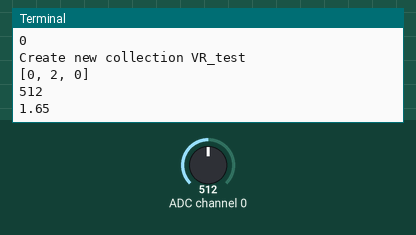
A program run on a simulated Raspberry Pi (BCM pin numbers). On the bench: the last lines printed to the terminal. The test bench sets the inputs (shaded band); at power-on: ADC channel 0 = 512 (analog values on the 0–1023 scale). Databases and web services accept everything at once and return nothing; the clock reads 2024-03-15 10:24:30 at power-on unless the program sets it.

Above: at 1.2 s.
1.3 s: ADC channel 0 set to 490
At 2.6 s:
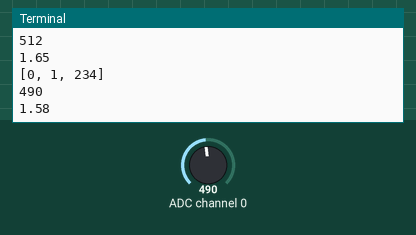
2.8 s: ADC channel 0 set to 510
At 3.8 s:
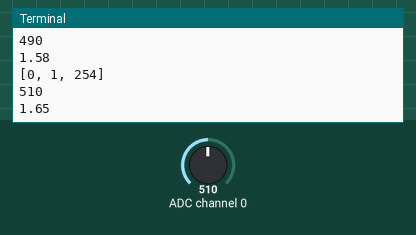
Timing chart, 0 to 5.8 s (numbered marks = the images above; inputs shaded):
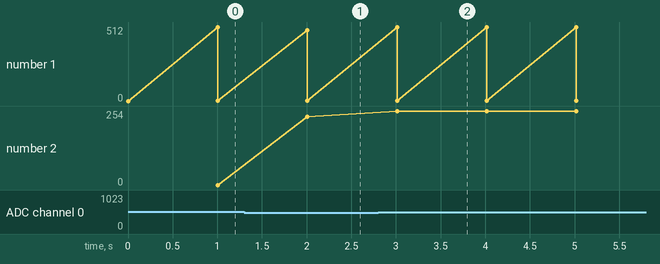

The program:

Lab2_1.py
```python
#import SPI library (for hardware SPI) and MCP3008 library.
import spidev
import os
import pymongo
import random
import time

def check_db_exist():
    if "test_database" in dblist:
        print("test_database exist!")
    else:
        mycol = mydb["Owner"]
        mydict = {"_id": 0, "name": "Sam", "birthday":"20000327"}
        x = mycol.insert_one(mydict)
        print("Crate database called test_database")
        print("New object crate ID:" + str(x.inserted_id))

def check_collection():
    collection_list = mydb.list_collection_names()
    print(collection_list)
    if "VR_test" in collection_list:
        print("Collection VR_test was found!")
    else:
        mydb.create_collection("VR_test", capped=True, size=500000, max=500)
        print("Create new collection VR_test")


myclient = pymongo.MongoClient('mongodb://192.168.0.13:27017/')

mydb = myclient["test_database"]

print("Program Start!")

spi = spidev.SpiDev()
spi.open(0,0)

#read SPI data from MCP3008, Channel must be an integer 0-7
def ReadADC(ch):
    if ((ch > 7) or (ch < 0)):
        return -1
    spi.max_speed_hz = 1350000
    adc = spi.xfer2([1,(8+ch)<<4,0])
    print(adc)
    data = ((adc[1]&3)<<8) + adc[2]
    return data

# Convert data to voltage level
def ReadVolts(data,deci):
    volts = (data * 3.3) / float(1023)
    volts = round(volts,deci)
    return volts

dblist = myclient.list_database_names()

print(dblist)

check_db_exist()
check_collection()
mycol = mydb["VR_test"]

try:
    o_time = time.time()
    while 1:
        if time.time()-o_time >= 1:
            VR_value = ReadADC(0)
            mydict = {"Random_Num": ReadVolts(VR_value, 2), "Time_stamp": time.time()}
            x = mycol.insert_one(mydict)
            print(VR_value)
            print(ReadVolts(VR_value, 2))
            o_time = time.time()
except KeyboardInterrupt:
    print("Bye")
```

Measured:
- after the input at 1.3 s, the terminal: prints a new line after 0.71 s (image 1)
- after the input at 2.8 s, the terminal: prints a new line after 0.21 s (image 2)
- plotted number 1: 1.65 → 1.58 after the input at 1.3 s
- plotted number 2: 0 → 234 after the input at 1.3 s, 234 → 254 after the input at 2.8 s
